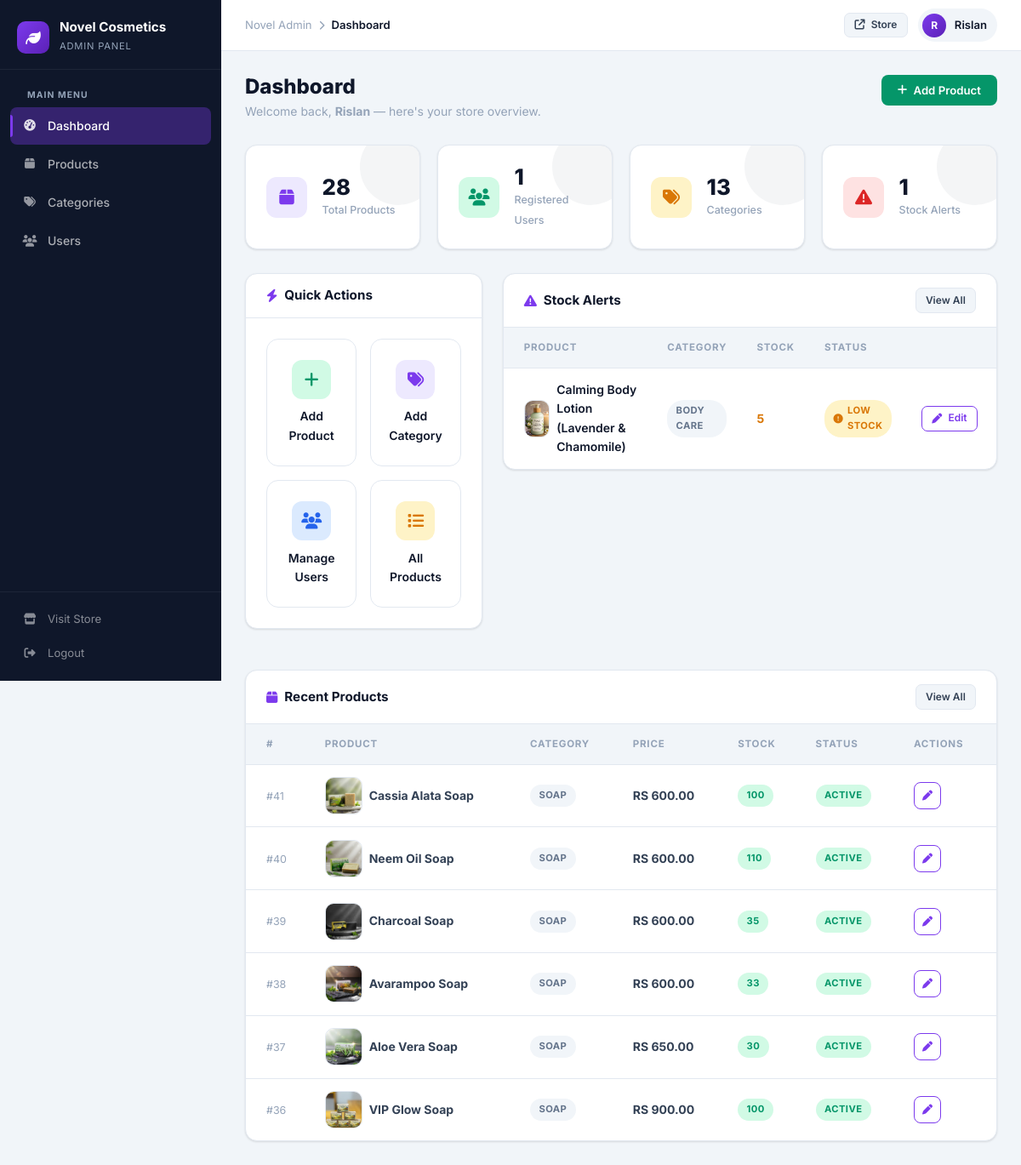
/admin/index.php (signed in), run on the app's committed database.
### tables this page shows
CREATE TABLE `products` (
  `id` int NOT NULL,
  `name` varchar(255) NOT NULL,
  `description` text,
  `price` decimal(10,2) NOT NULL,
  `category_id` int DEFAULT NULL,
  `image_url` varchar(500) DEFAULT NULL,
  `stock_quantity` int DEFAULT '0',
  `is_active` tinyint(1) DEFAULT '1',
  `created_at` timestamp NOT NULL DEFAULT CURRENT_TIMESTAMP,
  `updated_at` timestamp NOT NULL DEFAULT CURRENT_TIMESTAMP ON UPDATE CURRENT_TIMESTAMP
);

CREATE TABLE `categories` (
  `id` int NOT NULL,
  `name` varchar(100) NOT NULL,
  `description` text,
  `created_at` timestamp NOT NULL DEFAULT CURRENT_TIMESTAMP
);

### includes/user_manager.php (called while the page is built, shortened)
<?php
require_once 'db_config.php';
class UserManager {
    private $pdo;
    public function __construct() {
        $this->pdo = getConnection();
    }
    public function getAllUsers() {
        try {
            $sql = "SELECT id, username, email, first_name, last_name, phone, user_type, created_at
                    FROM users ORDER BY created_at DESC";
            $stmt = $this->pdo->prepare($sql);
            $stmt->execute();
            return $stmt->fetchAll(PDO::FETCH_ASSOC);
        } catch(PDOException $e) {
            error_log("Error fetching users: " . $e->getMessage());
            return false;
        }
    }
}
class SessionManager {
    public static function get($key) {
        return isset($_SESSION[$key]) ? $_SESSION[$key] : null;
    }
}
?>

### includes/db_config.php (called while the page is built, shortened)
<?php
function getConnection() {
    try {
        $pdo = new PDO("mysql:host=" . DB_HOST . ";dbname=" . DB_NAME, DB_USER, DB_PASS);
        $pdo->setAttribute(PDO::ATTR_ERRMODE, PDO::ERRMODE_EXCEPTION);
        return $pdo;
    } catch(PDOException $e) {
        die("Connection failed: " . $e->getMessage());
    }
}
?>

### includes/product_manager.php (called while the page is built, shortened)
<?php
require_once 'db_config.php';
class ProductManager {
    private $pdo;
    public function __construct() {
        $this->pdo = getConnection();
    }
    public function getAllProducts($limit = null, $offset = 0) {
        try {
            $sql = "SELECT p.*, c.name as category_name FROM products p
                    LEFT JOIN categories c ON p.category_id = c.id
                    WHERE p.is_active = 1
                    ORDER BY p.created_at DESC";
            if ($limit) {
                $sql .= " LIMIT :limit OFFSET :offset";
                $stmt = $this->pdo->prepare($sql);
                $stmt->bindParam(':limit', $limit, PDO::PARAM_INT);
                $stmt->bindParam(':offset', $offset, PDO::PARAM_INT);
                $stmt->execute();
            } else {
                $stmt = $this->pdo->prepare($sql);
                $stmt->execute();
            }
            return $stmt->fetchAll(PDO::FETCH_ASSOC);
        } catch(PDOException $e) {
            error_log("Error fetching products: " . $e->getMessage());
            return false;
        }
    }
}
class CategoryManager {
    private $pdo;
    public function __construct() {
        $this->pdo = getConnection();
    }
    public function getAllCategories() {
        try {
            $sql = "SELECT * FROM categories ORDER BY name";
            $stmt = $this->pdo->prepare($sql);
            $stmt->execute();
            return $stmt->fetchAll(PDO::FETCH_ASSOC);
        } catch(PDOException $e) {
            error_log("Error fetching categories: " . $e->getMessage());
            return false;
        }
    }
}
?>

### admin/index.php (the view, shortened to what this page needs)
<?php
require_once '../includes/product_manager.php';
require_once '../includes/user_manager.php';
require_once 'includes/admin_layout.php';
$productManager  = new ProductManager();
$categoryManager = new CategoryManager();
$userManager     = new UserManager();
$totalProducts  = count($productManager->getAllProducts());
$totalUsers     = count($userManager->getAllUsers());
$totalCategories= count($categoryManager->getAllCategories());
$allProducts = $productManager->getAllProducts();
$lowStock    = array_filter($allProducts, fn($p) => $p['stock_quantity'] <= 5 && $p['stock_quantity'] > 0);
$outOfStock  = array_filter($allProducts, fn($p) => $p['stock_quantity'] == 0);
?>
<div class="page-head">
    <div class="page-head-left">
        <h1>Dashboard</h1>
        <p>Welcome back, <strong><?php echo htmlspecialchars(SessionManager::get('username')); ?></strong> — here's your store overview.</p>
    </div>
    <div class="page-head-right">
        <a href="products.php?action=add" class="abtn abtn-success">
            <i class="fas fa-plus"></i> Add Product
        </a>
    </div>
</div>
<div class="stat-grid">
    <div class="stat-card">
        <div class="stat-icon purple"><i class="fas fa-box"></i></div>
        <div class="stat-info">
            <strong><?php echo $totalProducts; ?></strong>
            <span>Total Products</span>
        </div>
    </div>
    <div class="stat-card">
        <div class="stat-icon green"><i class="fas fa-users"></i></div>
        <div class="stat-info">
            <strong><?php echo $totalUsers; ?></strong>
            <span>Registered Users</span>
        </div>
    </div>
    <div class="stat-card">
        <div class="stat-icon amber"><i class="fas fa-tags"></i></div>
        <div class="stat-info">
            <strong><?php echo $totalCategories; ?></strong>
            <span>Categories</span>
        </div>
    </div>
    <div class="stat-card">
        <div class="stat-icon red"><i class="fas fa-triangle-exclamation"></i></div>
        <div class="stat-info">
            <strong><?php echo count($lowStock) + count($outOfStock); ?></strong>
            <span>Stock Alerts</span>
        </div>
    </div>
</div>
<div class="row g-4">
    <div class="col-lg-4">
        <div class="acard">
            <div class="acard-head">
                <h5><i class="fas fa-bolt"></i> Quick Actions</h5>
            </div>
            <div class="acard-body">
                <div class="qa-grid" style="grid-template-columns:1fr 1fr;">
                    <a href="products.php?action=add" class="qa-card">
                        <div class="qa-icon" style="background:var(--a-green-light);color:var(--a-green);">
                            <i class="fas fa-plus"></i>
                        </div>
                        Add Product
                    </a>
                    <a href="categories.php?action=add" class="qa-card">
                        <div class="qa-icon" style="background:var(--a-purple-light);color:var(--a-purple);">
                            <i class="fas fa-tags"></i>
                        </div>
                        Add Category
                    </a>
                    <a href="users.php" class="qa-card">
                        <div class="qa-icon" style="background:var(--a-blue-light);color:var(--a-blue);">
                            <i class="fas fa-users"></i>
                        </div>
                        Manage Users
                    </a>
                    <a href="products.php" class="qa-card">
                        <div class="qa-icon" style="background:var(--a-amber-light);color:var(--a-amber);">
                            <i class="fas fa-list"></i>
                        </div>
                        All Products
                    </a>
                </div>
            </div>
        </div>
    </div>
    <div class="col-lg-8">
        <div class="acard">
            <div class="acard-head">
                <h5><i class="fas fa-triangle-exclamation"></i> Stock Alerts</h5>
                <a href="products.php" class="abtn abtn-ghost abtn-sm">View All</a>
            </div>
            <div class="acard-body p0">
                <?php if (empty($lowStock) && empty($outOfStock)): ?>
                    <div style="padding:2rem;text-align:center;color:var(--tx-muted);">
                        <i class="fas fa-circle-check" style="font-size:2rem;color:var(--a-green);margin-bottom:.5rem;display:block;"></i>
                        All products are well stocked!
                    </div>
                <?php else: ?>
                <div style="overflow-x:auto;">
                <table class="atable">
                    <thead>
                        <tr>
                            <th>Product</th>
                            <th>Category</th>
                            <th>Stock</th>
                            <th>Status</th>
                            <th></th>
                        </tr>
                    </thead>
                    <tbody>
                        <?php foreach (array_merge(array_values($outOfStock), array_values($lowStock)) as $p): ?>
                        <tr>
                            <td data-label="Product">
                                <div class="d-flex align-items-center gap-2">
                                    <?php if ($p['image_url']): ?>
                                        <img src="../images/products/<?php echo htmlspecialchars($p['image_url']); ?>" class="prod-thumb" alt="">
                                    <?php else: ?>
                                        <div class="prod-thumb d-flex align-items-center justify-content-center" style="background:var(--bg-page);font-size:.9rem;color:var(--tx-muted);">
                                            <i class="fas fa-image"></i>
                                        </div>
                                    <?php endif; ?>
                                    <div class="prod-info">
                                        <strong><?php echo htmlspecialchars($p['name']); ?></strong>
                                    </div>
                                </div>
                            </td>
                            <td data-label="Category">
                                <span class="abadge gray"><?php echo htmlspecialchars($p['category_name']); ?></span>
                            </td>
                            <td data-label="Stock">
                                <strong style="color:<?php echo $p['stock_quantity']==0?'var(--a-red)':'var(--a-amber)';?>">
                                    <?php echo $p['stock_quantity']; ?>
                                </strong>
                            </td>
                            <td data-label="Status">
                                <?php if ($p['stock_quantity'] == 0): ?>
                                    <span class="abadge red"><i class="fas fa-times-circle"></i> Out of Stock</span>
                                <?php else: ?>
                                    <span class="abadge amber"><i class="fas fa-exclamation-circle"></i> Low Stock</span>
                                <?php endif; ?>
                            </td>
                            <td>
                                <a href="products.php?action=edit&id=<?php echo $p['id']; ?>" class="abtn abtn-outline-primary abtn-sm">
                                    <i class="fas fa-pen"></i> Edit
                                </a>
                            </td>
                        </tr>
                        <?php endforeach; ?>
                    </tbody>
                </table>
                </div>
                <?php endif; ?>
            </div>
        </div>
    </div>
</div>
<div class="acard mt-4">
    <div class="acard-head">
        <h5><i class="fas fa-box"></i> Recent Products</h5>
        <a href="products.php" class="abtn abtn-ghost abtn-sm">View All</a>
    </div>
    <div class="acard-body p0">
        <div style="overflow-x:auto;">
        <table class="atable">
            <thead>
                <tr>
                    <th>#</th>
                    <th>Product</th>
                    <th>Category</th>
                    <th>Price</th>
                    <th>Stock</th>
                    <th>Status</th>
                    <th>Actions</th>
                </tr>
            </thead>
            <tbody>
                <?php foreach (array_slice($allProducts, 0, 6) as $prod): ?>
                <tr>
                    <td data-label="ID"><span style="color:var(--tx-muted);font-size:.78rem;">#<?php echo $prod['id']; ?></span></td>
                    <td data-label="Product">
                        <div class="d-flex align-items-center gap-2">
                            <?php if ($prod['image_url']): ?>
                                <img src="../images/products/<?php echo htmlspecialchars($prod['image_url']); ?>" class="prod-thumb" alt="">
                            <?php else: ?>
                                <div class="prod-thumb d-flex align-items-center justify-content-center" style="background:var(--bg-page);color:var(--tx-muted);">
                                    <i class="fas fa-image"></i>
                                </div>
                            <?php endif; ?>
                            <strong><?php echo htmlspecialchars($prod['name']); ?></strong>
                        </div>
                    </td>
                    <td data-label="Category"><span class="abadge gray"><?php echo htmlspecialchars($prod['category_name']); ?></span></td>
                    <td data-label="Price"><strong>RS <?php echo number_format($prod['price'], 2); ?></strong></td>
                    <td data-label="Stock">
                        <?php if ($prod['stock_quantity'] == 0): ?>
                            <span class="abadge red"><?php echo $prod['stock_quantity']; ?></span>
                        <?php elseif ($prod['stock_quantity'] <= 5): ?>
                            <span class="abadge amber"><?php echo $prod['stock_quantity']; ?></span>
                        <?php else: ?>
                            <span class="abadge green"><?php echo $prod['stock_quantity']; ?></span>
                        <?php endif; ?>
                    </td>
                    <td data-label="Status">
                        <span class="abadge <?php echo $prod['is_active'] ? 'green' : 'gray'; ?>">
                            <?php echo $prod['is_active'] ? 'Active' : 'Inactive'; ?>
                        </span>
                    </td>
                    <td data-label="Actions">
                        <div class="d-flex gap-1">
                            <a href="products.php?action=edit&id=<?php echo $prod['id']; ?>" class="abtn abtn-outline-primary abtn-sm abtn-icon" title="Edit">
                                <i class="fas fa-pen"></i>
                            </a>
                        </div>
                    </td>
                </tr>
                <?php endforeach; ?>
            </tbody>
        </table>
        </div>
    </div>
</div>

### data on the page
products: image_url (picture), name "Calming Body Lotion (Lavender & Chamomile)", category.name "BODY CARE", stock_quantity "5", shows "LOW STOCK"
products: id "41", image_url (picture), name "Cassia Alata Soap", category.name "SOAP", price "600.00", stock_quantity "100", is_active "ACTIVE"
products: id "40", image_url (picture), name "Neem Oil Soap", category.name "SOAP", price "600.00", stock_quantity "110", is_active "ACTIVE"
products: id "39", image_url (picture), name "Charcoal Soap", category.name "SOAP", price "600.00", stock_quantity "35", is_active "ACTIVE"
products: id "38", image_url (picture), name "Avarampoo Soap", category.name "SOAP", price "600.00", stock_quantity "33", is_active "ACTIVE"
products: id "37", image_url (picture), name "Aloe Vera Soap", category.name "SOAP", price "650.00", stock_quantity "30", is_active "ACTIVE"
products: id "36", image_url (picture), name "VIP Glow Soap", category.name "SOAP", price "900.00", stock_quantity "100", is_active "ACTIVE"

### other printed values
$item['label'] "Dashboard"
$item['label'] "Products"
$item['label'] "Categories"
$item['label'] "Users"
$pageTitle "Dashboard"
$initial "R"
$user "Rislan"
SessionManager::get('username') "Rislan"
$totalProducts "28"
$totalUsers "1"
$totalCategories "13"
count($lowStock) + count($outOfStock) "1"
